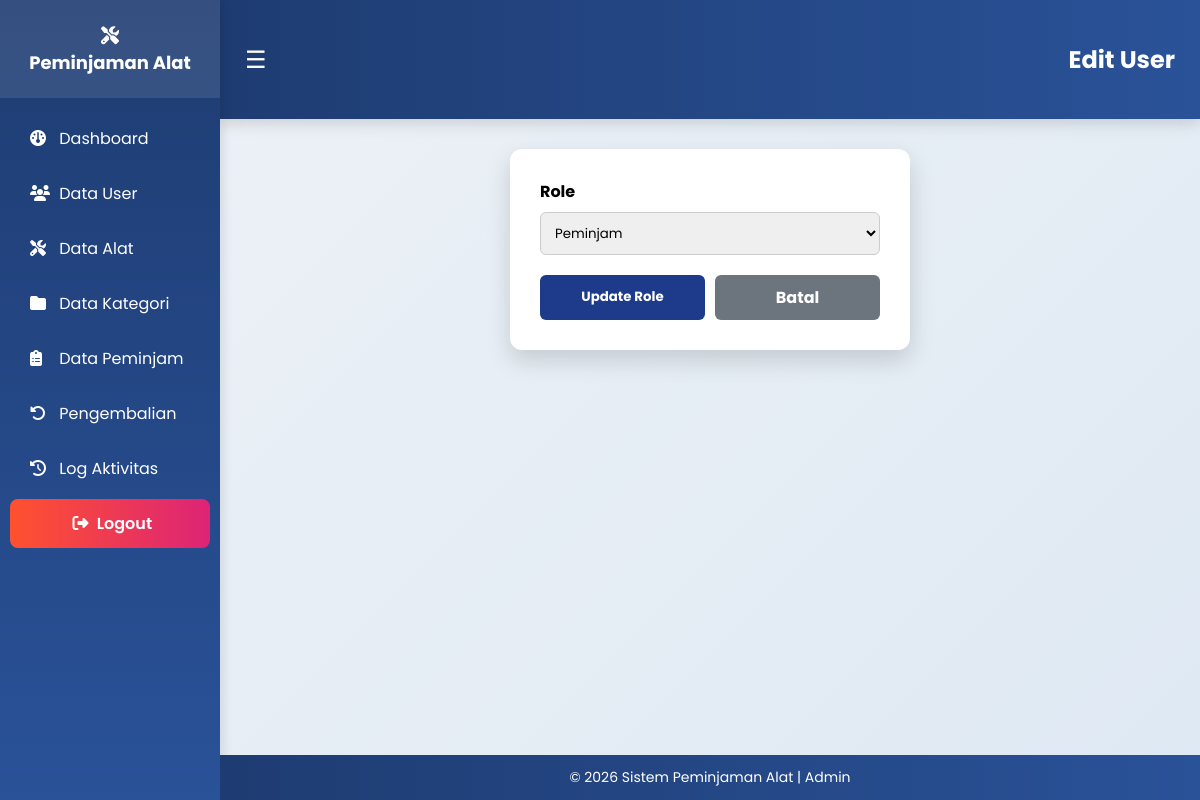
Page /views/admin/user/edit_user.php?id=52 (signed in) on the earlier database version.
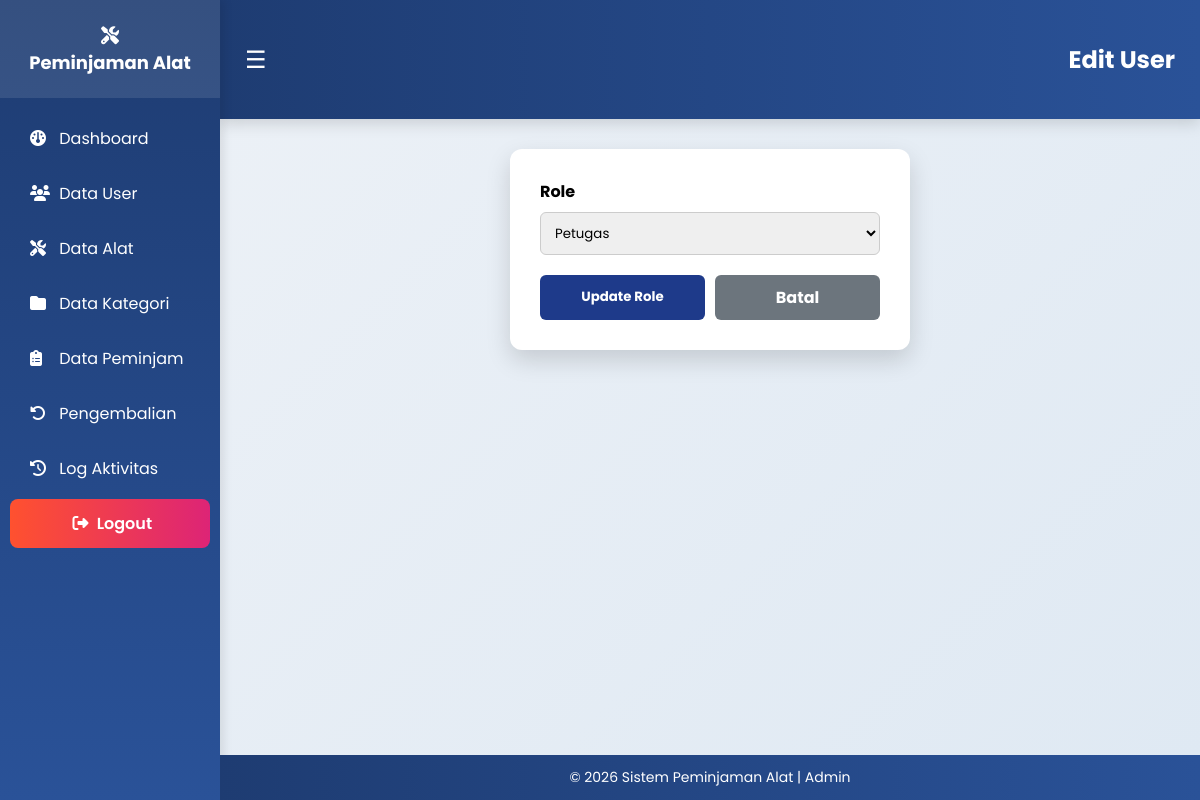
Same page on the later database version.
### tables this page shows
CREATE TABLE `users` (
  `id_user` int NOT NULL,
  `nama` varchar(100) NOT NULL,
  `email` varchar(100) NOT NULL,
  `no_tlp` varchar(15) DEFAULT NULL,
  `password` varchar(255) NOT NULL,
  `role` enum('admin','petugas','peminjam','') NOT NULL
);

### models/m_koneksi.php (called while the page is built, shortened)
<?php
class m_koneksi{
    private $host = "localhost",
        $username = "root",
        $pass = "",
        $db = "ukk_1_muhamadfareski";
    function __construct() {
        $this->koneksi = mysqli_connect($this->host, $this->username, $this->pass, $this->db);
    }
}
?>

### models/m_user.php (called while the page is built, shortened)
<?php
include_once __DIR__ . "/m_koneksi.php";
class m_user {
    private $koneksi;
    public function __construct(){
        $db = new m_koneksi();
        $this->koneksi = $db->koneksi;
    }
    public function getById($id){
        $sql = "SELECT * FROM users WHERE id_user=?";
        $stmt = $this->koneksi->prepare($sql);
        $stmt->bind_param("i", $id);
        $stmt->execute();
        return $stmt->get_result();
    }
}
?>

### controllers/c_user.php (called while the page is built, shortened)
<?php
include_once __DIR__ . "/../models/m_user.php";
class c_user {
    public function __construct(){
        $this->model = new m_user();
    }
}

### views/admin/user/edit_user.php (the view, shortened to what this page needs)
<?php
include_once __DIR__ . '/../../../controllers/c_user.php';
$controller = new c_user();
$controller->handleAksi();
if(isset($_GET['id'])){
    $id = $_GET['id'];
    $data = $controller->model->getById($id);
    $user = mysqli_fetch_assoc($data);
}else{
    header("Location: http://localhost/ukk_1_muhamadfareski/views/admin/user/data_user.php");
    exit;
}
?>
<?php include '../../layouts/header.php'; ?>
<?php include '../../layouts/sidebar.php'; ?>
<div class="header">
    <span class="menu-btn" onclick="toggleMenu()">☰</span>
    <h2 style="display:inline;">Edit User</h2>
</div>
<div class="container" style="min-height:80vh;">
    <div class="form-card">
        <form method="POST" action="?aksi=edit_role">
            <label>Role</label>
            <select name="role" required>
                <option value="petugas" <?= $user['role']=="petugas"?'selected':'' ?>>Petugas</option>
                <option value="peminjam" <?= $user['role']=="peminjam"?'selected':'' ?>>Peminjam</option>
            </select>
            <div class="form-buttons">
                <button type="submit" class="btn-simpan">Update Role</button>
                <a href="<?= $base_url ?>views/admin/user/data_user.php" class="btn-batal">Batal</a>
            </div>
        </form>
    </div>
</div>
<?php include '../../layouts/footer.php'; ?>

Differences in the rows shown:
changed users: role "Peminjam" → "Petugas"
